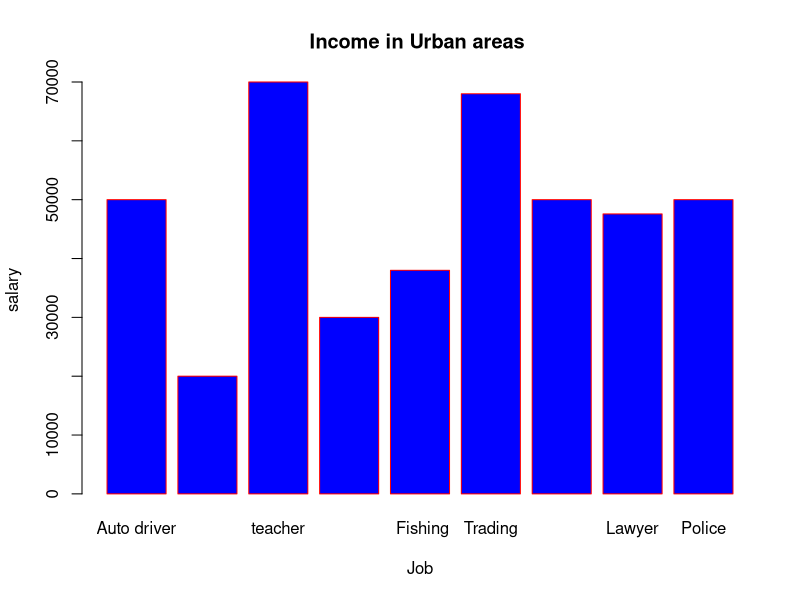
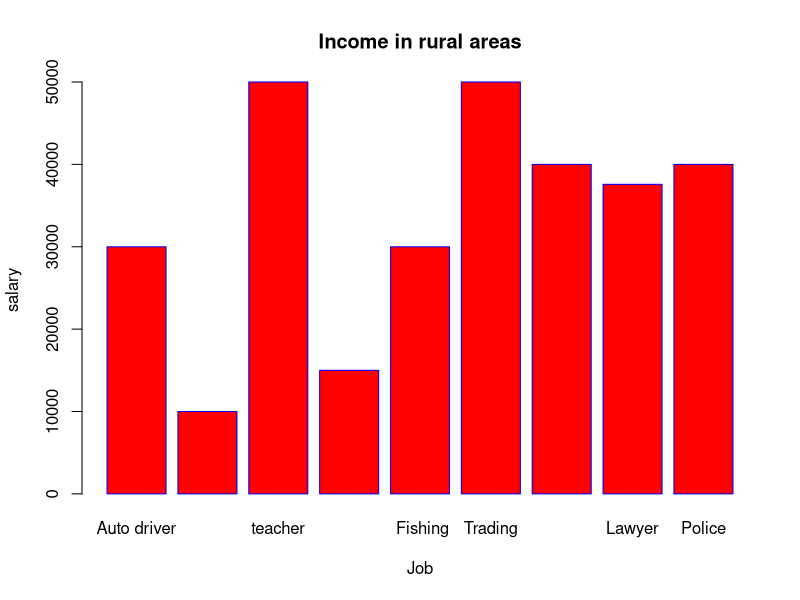
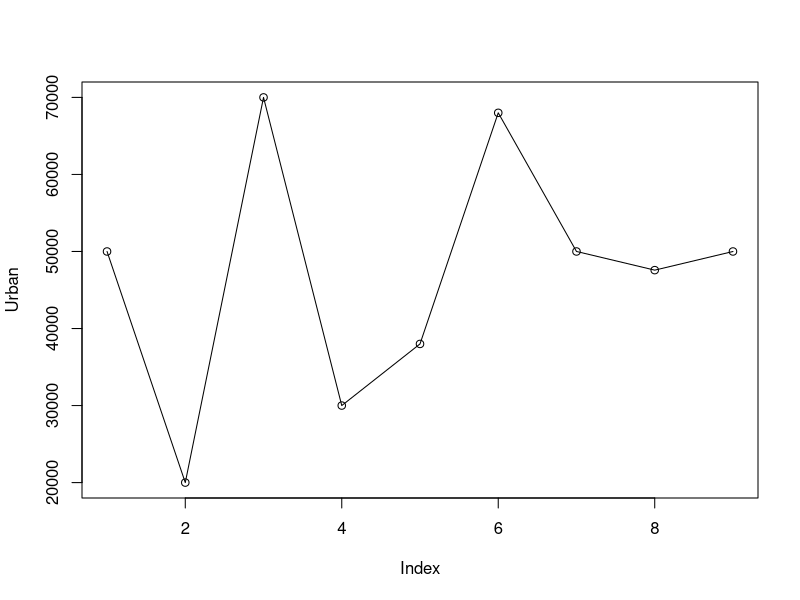
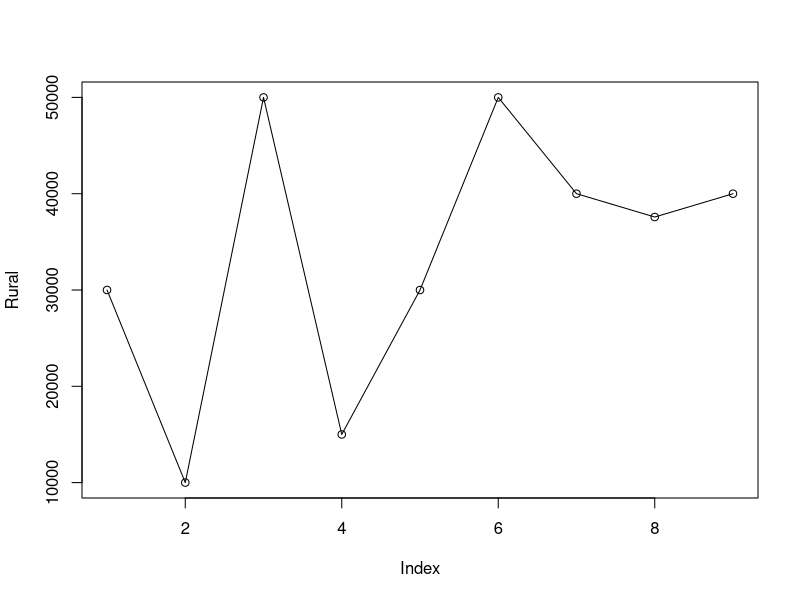

These figures' R source, in order:
#Bar Plot urban areas 
H <- c(50000,20000,70000,30000,38000,68000,50000,47578,50000)
M <- c("Auto driver","Labour","teacher"," Farming"," Fishing","Trading","carpenter","Lawyer","Police")


# Plot the bar chart 
barplot(H,names.arg=M,xlab="Job",ylab="salary",col="blue",
        main="Income in Urban areas ",border="red")
 
 
#Line Plot
Urban <- c(50000,20000,70000,30000,38000,68000,50000,47578,50000)
# Give the chart file a name.
png(file = "line plot.jpg")

# Plot the bar chart. 
plot(Urban,type = "o")
# Save the file.
dev.off()

#Bar Plot for Rural areas
H <- c(30000,10000,50000,15000,30000,50000,40000,37578,40000)
M <- c("Auto driver","Labour","teacher"," Farming"," Fishing","Trading","carpenter","Lawyer","Police")


# Plot the bar chart 
barplot(H,names.arg=M,xlab="Job",ylab="salary",col="red",
        main="Income in rural areas",border="blue")
        
#Line Plot for Rural areas
Rural<- c(30000,10000,50000,15000,30000,50000,40000,37578,40000)
# Give the chart file a name.
png(file = "nota1.jpg")

# Plot the bar chart. 
plot(Rural,type = "o")

# Save the file.
dev.off()


